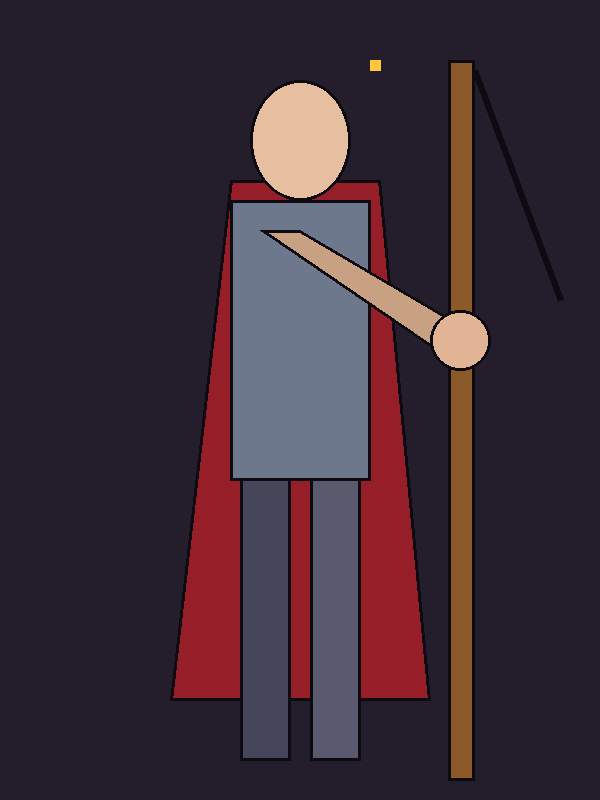
#> input picture examples/figure.png, 600 x 800 px
$ python -i body_parts.py   (imports and definitions only)
#> lines starting #> are read from the running program, lines starting #| are printed output that depends on the picture; after the words box and inside, x2 and y2 are one past the last pixel; in counts of white or black regions, pixels touching at a corner belong together
#> further down, picture is the input picture: PIL image 600x800 RGB; mean R, G, B 61.1, 44.8, 55.7
"""Cut a drawing into its body parts along its own ink lines and colour edges, from a few landmarks placed by eye.

    python body_parts.py <drawing.png> <landmarks.json> [--out DIR] [--name NAME]
    python body_parts.py <drawing.png> --grid [--step 50] [--out DIR] [--name NAME]   # a labelled grid, to read
    python body_parts.py --selftest                                                    # coordinates off by eye
    python body_parts.py --help

--out defaults to the drawing's folder and is made if missing; --name to the drawing's file name.

Why landmarks: the silhouette alone cannot tell what a shape is. A bow held out and an arm, a quiver and a wing,
hair and a fin, a cape and a tail are the same to a skeleton (creature_map.py shows it: it names a staff's head an
ear). What a part is needs recognising; where it ends can be measured. So the work is split:
- Recognise (by eye, coarse): for each part, a bone, a line of 1-4 points down its middle in the drawing's pixels
  (a shoulder, elbow and hand; the crown and chin; a cape's collar and hem). A rough line is enough: it only has
  to lie inside the part, away from its edges. One end must be exact: a part that hangs from a parent starts AT
  its joint (a leg at the hip, where it leaves the body; a head where it meets the neck; a finger at its
  knuckle). Start the line there.
- Measure (here, exact): the drawing is split into flat colour patches and its dark ink lines; each part grows
  from its bone over the figure along the cheapest path, and crossing an ink line, a colour edge or a patch
  border costs (a geodesic, seeded segmentation). Parts meet where the drawing draws them apart. A lightness step
  within one hue is shading (a fur ramp from back to belly), not an edge, and costs a quarter. Where the drawing
  gives no edge (one fur from rump to thigh), the joints decide: a part does not grow behind its joint, nor
  sideways along it past its own width, and a parent does not cross into a child past its joint. Last, a colour
  patch that one part holds most of is given to it whole, so edges follow the drawn ones.

landmarks.json:
    {"parts": {
        "torso":    {"kind": "torso", "bone": [[480, 640], [470, 1000]]},
        "arm_near": {"kind": "arm", "parent": "torso", "bone": [[560, 650], [600, 800], [640, 900]]},
        "bow":      {"kind": "prop", "parent": "arm_near", "bone": [[760, 140], [800, 500], [720, 760]]},
        ...},
     "points": {"eye": [520, 300]}}
kind is free text, copied into the json for your own code (the cut does not read it); common words: head, neck,
torso, pelvis, arm, hand, leg, foot, tail, wing, fin, ear, horn, antenna, jaw, hair, mane, cloth, prop, pack, shell,
tentacle, crest. parent names the part this one hangs from: the bone's first point is its joint, its pivot in the
json. Put it where the part leaves the parent (a joint marked inside the parent gives the part the parent's mass
there). A bone whose last point lies under half as far from the parent's bone is read from that end. A null in a
bone starts a new piece: use it for a part seen in pieces (a staff above and below the hand that holds it, a cape
on both sides of the legs). Each piece is 1-4 points, e.g.
    "cape": {"kind": "cloth", "bone": [[200, 690], [215, 520], null, [395, 520], [410, 690]]}

Out: <name>_parts.png (each part tinted, its outline, bone and name), <name>_patches.png (the colour patches and ink
the cut follows), <name>_parts.json (per part: kind, parent, pivot, bone, area share, bounding box, label, pieces,
inside and a simplified outline of the largest piece) and <name>_labels.png. Read <name>_parts_manifest.json once
to locate the four files of the same cut. Its paths are relative to --out. To cut a part, select every pixel
equal to its JSON label in the label image. Labels start at 1 in JSON part order, with 0 for the background.
Each part's line gives its kind, area share, pieces and bounding box, and "inside PARENT" for a part that lies
within its parent's box (a jaw in the head): the overlay shows it hatched inside its parent, and the json's
"inside" names the parent. A "moved:" line names a thin strip a part took along the background and another
part's edge (a tail down the rump's edge) and gave back to that part. "pieces" counts every fragment, however
small; that alone is no fault (a part drawn half behind another often has a few). A "CHECK:" line is printed for a
bone point off the figure, a bone wholly off the figure, a part with no pixels, a part in pieces whose second piece
is 12 px or more and 8 % or more of the part (not for a bone broken by null: those are meant to be in pieces), a part
whose bone ended up in another part's ground (the bone strays over a neighbour), a part mostly of colours not under
its bone, an eye point (points.eye) that falls outside every head part (kind head, face or skull: the head's bone
may miss the skull), and figure pixels no part reached. Fix those bones and run again.
Exit code: 0 a clean cut (or the grid written), 1 a cut with CHECK lines, 2 a usage error (a landmarks file not in
the form above, its part named: a bone missing or empty, a point that is not two numbers, a parent naming no
other part, an eye that is not two numbers or null)."""
import heapq
import json
import math
import os
import shutil
import sys
import tempfile
import time
from collections import deque

try:
    import numpy as np
    from PIL import Image, ImageDraw, ImageFont
except ImportError as e:                                  # python -I does not see a pip install --user
    raise type(e)(f"{e}: {os.path.basename(__file__)} needs numpy and Pillow. python -I (isolated mode) does "
                  "not see packages installed with pip install --user: install them in a virtual "
                  "environment or for the whole system, or run without -I", name=e.name) from None

L_WEIGHT, HUE_SAME = 0.25, 12.0                           # shading within one hue counts a quarter (cdist())
WORK = 420                                                # the analysis copy's longest side
STEP, INK_COST, EDGE_COST, PATCH_COST = 0.3, 16.0, 0.5, 0.5   # a step's cost: STEP + these (going onto or off ink,
                                                          # colour change per Lab unit, a patch border crossed); the
                                                          # step is small so a drawn edge outweighs a long way round
INK_ONLY = 0.9                                            # a bone this much on ink: the part is an ink line
JOINT = 5                                                 # working pixels left unseeded at a joint end of a bone
INK_STEP = 1.2                                            # a step along an ink line
FIT, FIT_TOL, FIT_CAP = 0.05, 8.0, 60.0                  # a part entering a colour unlike its own pays FIT per Lab
                                                          # unit past FIT_TOL (capped): a leg does not flood a cape
SEED_R = 1                                                # bone pixels widened by this (the width of a thin part)
ALIEN = 0.25                                              # a part this share unlike its own colours is flagged
VOTE_MAX = 0.2                                            # ...unless a loser would lose this share of itself
VOTE = 0.7                                                # a colour patch this share one part's goes to it whole
SLIVER_MIN, SLIVER_RATIO, SLIVER_JOIN = 8, 2.0, 12.0      # a strip along another part goes to it (slivers())
INSIDE = 0.9                                              # a part this share within its parent's box is inside it
FAR_REACH = 1.3                                           # a child's reach off its bone, in its own widths
JOINT_COST = 200.0                                        # a part's cost of a pixel across one of its joints
JOINT_SLACK = 1.5                                         # working px of give either side of a joint's line
SNAP = 8                                                  # a bone point off the figure moves to it, within this many
                                                          # working pixels (a rough point at the edge of a thin bow)
PALETTE = [(255, 99, 132), (54, 162, 235), (255, 206, 86), (75, 192, 120), (153, 102, 255), (255, 159, 64),
           (0, 200, 200), (240, 80, 220), (160, 220, 60), (230, 120, 90), (120, 160, 255), (250, 240, 120),
           (90, 230, 170), (200, 140, 255), (255, 140, 180), (140, 200, 220), (220, 180, 100), (100, 120, 220)]


# ---- the drawing ------------------------------------------------------------------------------------------------
def silhouette(rgba):
    a = rgba.astype(int)
    if (a[..., 3] < 250).any():
        return a[..., 3] >= 128
    rgb = a[..., :3]
    border = np.concatenate([rgb[0], rgb[-1], rgb[:, 0], rgb[:, -1]])
#> border = 2800 rows, first 8: [36, 30, 44], [36, 30, 44], [36, 30, 44], [36, 30, 44], [36, 30, 44], [36, 30, 44], [36, 30, 44], [36, 30, 44]
    bg = np.median(border, 0)
#> bg = [36, 30, 44]
    like = np.abs(rgb - bg).sum(2) <= 30
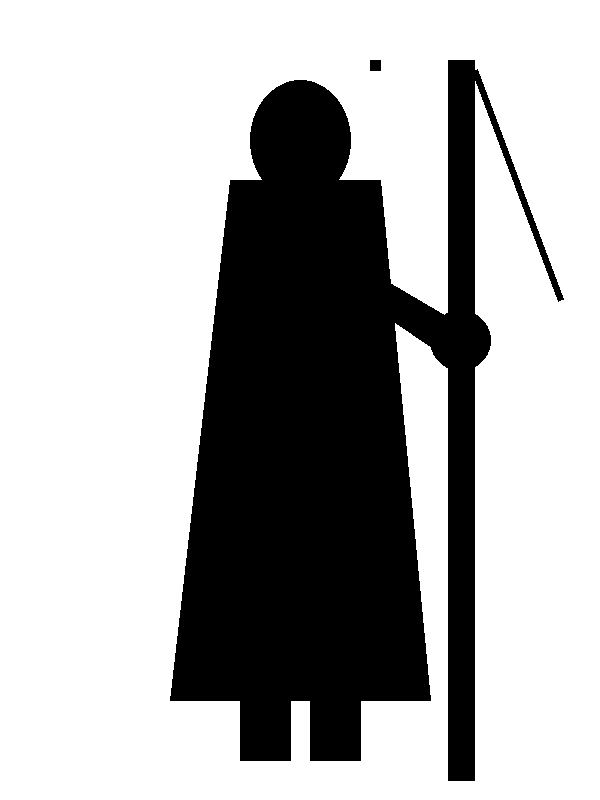
#> like: shape (800, 600) bool; 69.6% white; 2 black regions, box (x1, y1, x2, y2) and area: (170, 60, 564, 781) 145841, (370, 60, 381, 71) 121
    # background is only what is like the border colour AND joined to the border: a dark body tone close to the
    # background's (a magpie's black) lies inside the figure's closed outline, so it stays figure
    h, w = like.shape
#> h = 800; w = 600
    out = np.zeros_like(like)
    q = deque()
    for x in range(w):
        for y in (0, h - 1):
            if like[y, x] and not out[y, x]:
                out[y, x] = True
                q.append((x, y))
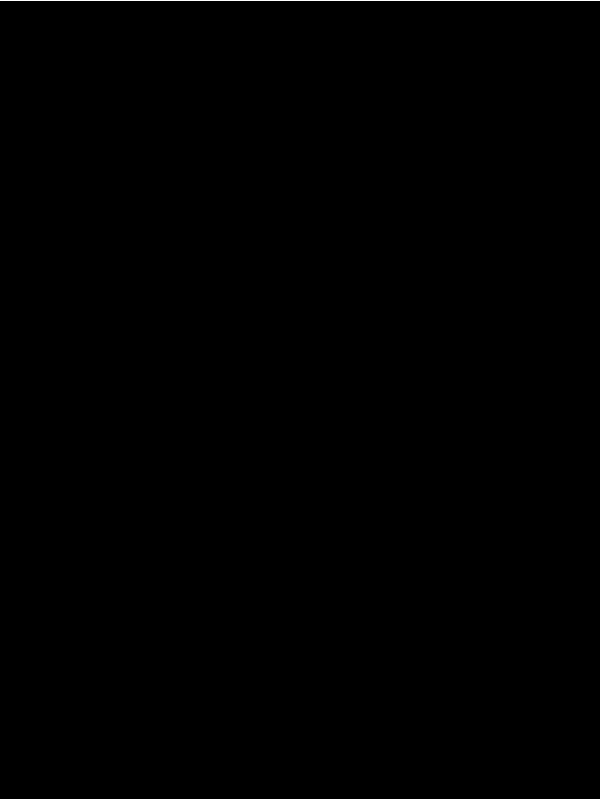
#> out: shape (800, 600) bool; 0.25% white in thin lines or dots
    for y in range(h):
        for x in (0, w - 1):
            if like[y, x] and not out[y, x]:
                out[y, x] = True
                q.append((x, y))
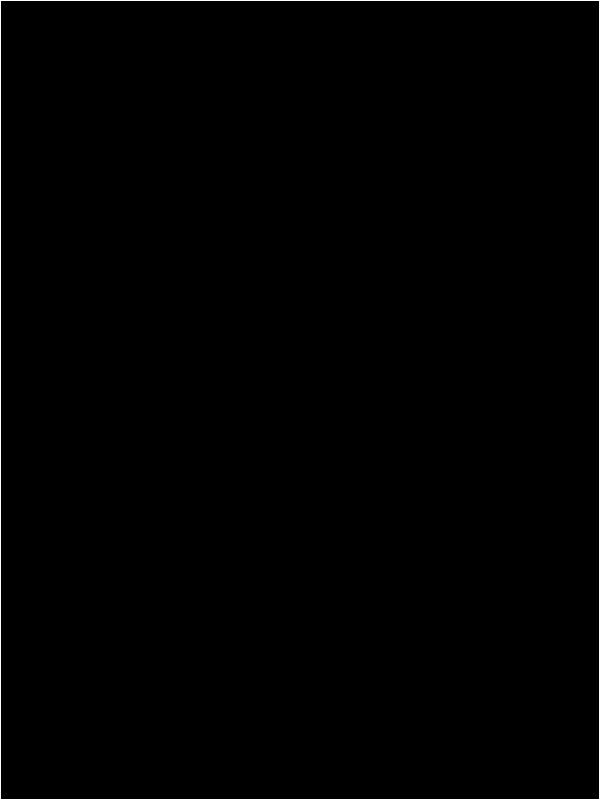
#> out: shape (800, 600) bool; 0.58% white in thin lines or dots
    while q:
        x, y = q.popleft()
        for X, Y in ((x + 1, y), (x - 1, y), (x, y + 1), (x, y - 1)):
            if 0 <= X < w and 0 <= Y < h and like[Y, X] and not out[Y, X]:
                out[Y, X] = True
                q.append((X, Y))
    return ~out


def to_lab(rgb):
    c = rgb / 255.0
    c = np.where(c > 0.04045, ((c + 0.055) / 1.055) ** 2.4, c / 12.92)
    xyz = c @ np.array([[0.4124, 0.3576, 0.1805], [0.2126, 0.7152, 0.0722], [0.0193, 0.1192, 0.9505]]).T
    xyz /= np.array([0.9505, 1.0, 1.089])
    f = np.where(xyz > 0.008856, np.cbrt(xyz), 7.787 * xyz + 16 / 116)
    return np.stack([116 * f[..., 1] - 16, 500 * (f[..., 0] - f[..., 1]), 200 * (f[..., 1] - f[..., 2])], -1)


# [8 lines left out: function cdist, not called in this run]


def load(im):
    """The working copy: its scale k (drawing px per working px), the figure mask, Lab colours."""
    rgba = np.asarray(im.convert("RGBA"))
    full = silhouette(rgba)
    H, W = full.shape
#> H = 800; W = 600
    k = max(1.0, max(H, W) / WORK)
#> k = 1.9
    w, h = max(1, round(W / k)), max(1, round(H / k))
#> w = 315; h = 420
    rgb = np.asarray(Image.fromarray(rgba[..., :3]).resize((w, h), Image.BOX)).astype(float)
#> rgb: shape (420, 315, 3) float64
    mask = np.asarray(Image.fromarray((full * 255).astype(np.uint8)).resize((w, h), Image.BOX)) > 127
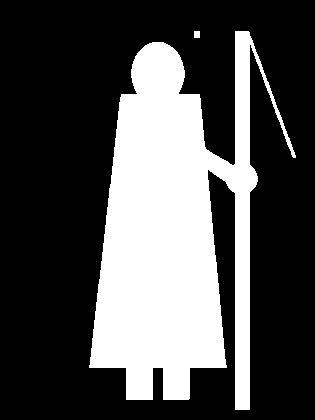
#> mask: shape (420, 315) bool; 30.8% white; 2 white regions, box (x1, y1, x2, y2) and area: (89, 31, 296, 410) 40719, (194, 31, 200, 38) 42
    return k, mask, to_lab(rgb), full
#> in to_lab, `xyz = c @ np.array([[0.4124, 0.3576, 0.1805], [0.2126, 0.7152, 0.0722]..`:
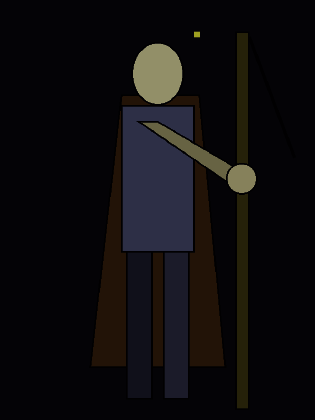
#> xyz: shape (420, 315, 3) float64; mean R, G, B 0.0602, 0.0538, 0.0591
#> in to_lab, `f = np.where(xyz > 0.008856, np.cbrt(xyz), 7.787 * xyz + 16 / 116)`:
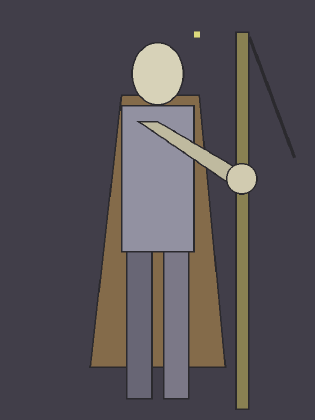
#> f: shape (420, 315, 3) float64; mean R, G, B 0.335, 0.315, 0.333
#> in to_lab, `return np.stack([116 * f[..., 1] - 16, 500 * (f[..., 0] - f[..., 1]), ..`:
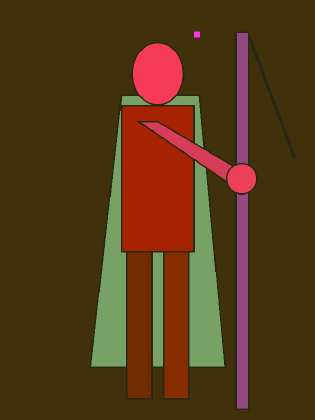
#> returned value: shape (420, 315, 3) float64; mean of channels 0, 1, 2 20.6, 9.8, -3.5; drawn with min black and max white


# [553 lines left out: functions ink_lines, patches, snap, _bone_pixels, palette, _bone_dist and 11 more, not called in this run]


# ---- drawing the result -----------------------------------------------------------------------------------------
FONTS = ("segoeuib.ttf", "arialbd.ttf", "Arial Bold.ttf", "DejaVuSans-Bold.ttf", "LiberationSans-Bold.ttf")


# [292 lines left out: functions _font, full_labels, draw, grid, _xy, check_marks and 2 more, not called in this run]


# [3 lines not run here, left out]

>>> from PIL import Image
>>> picture = Image.open('../../examples/figure.png')
>>> result = load(picture)
